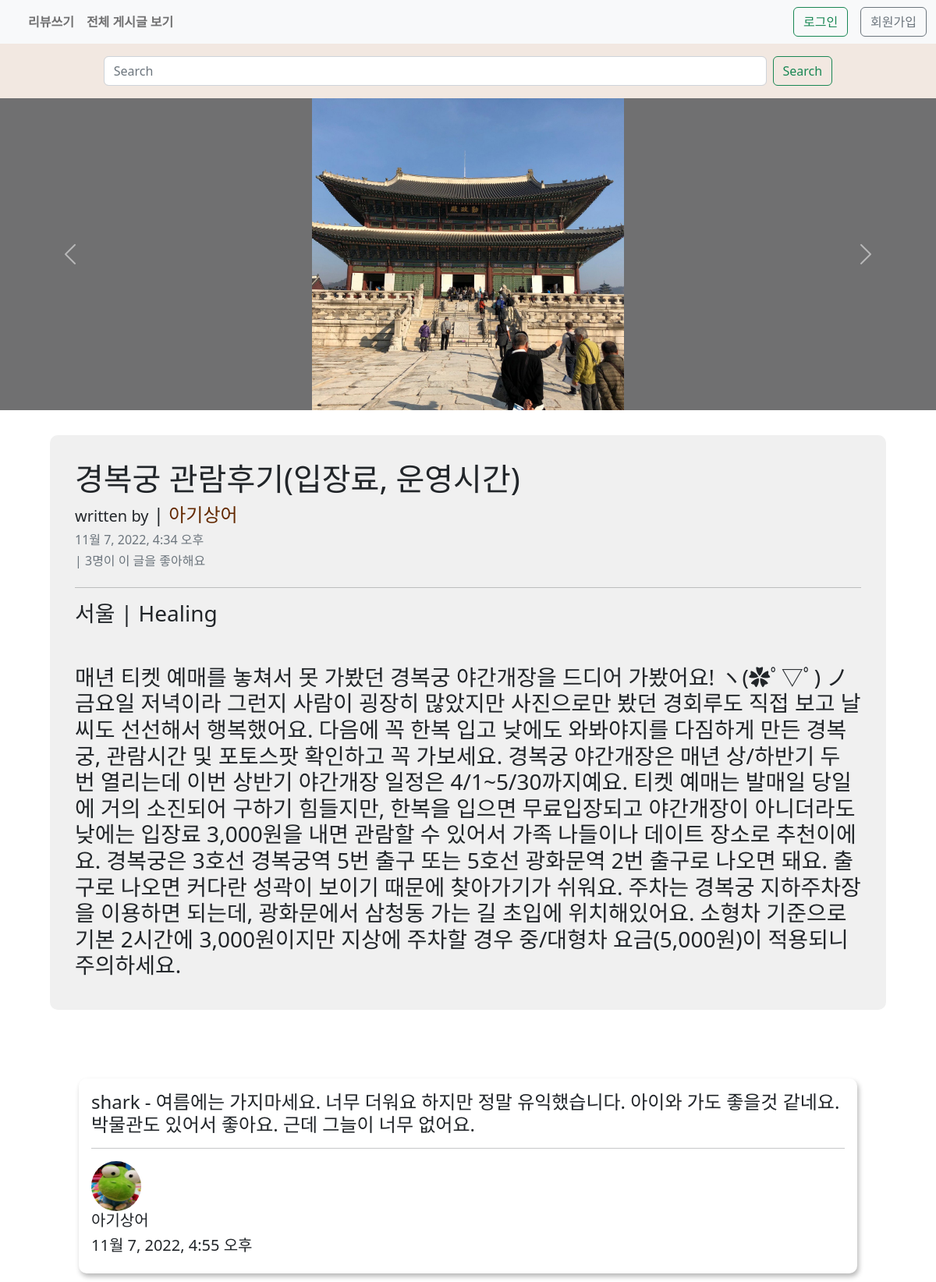
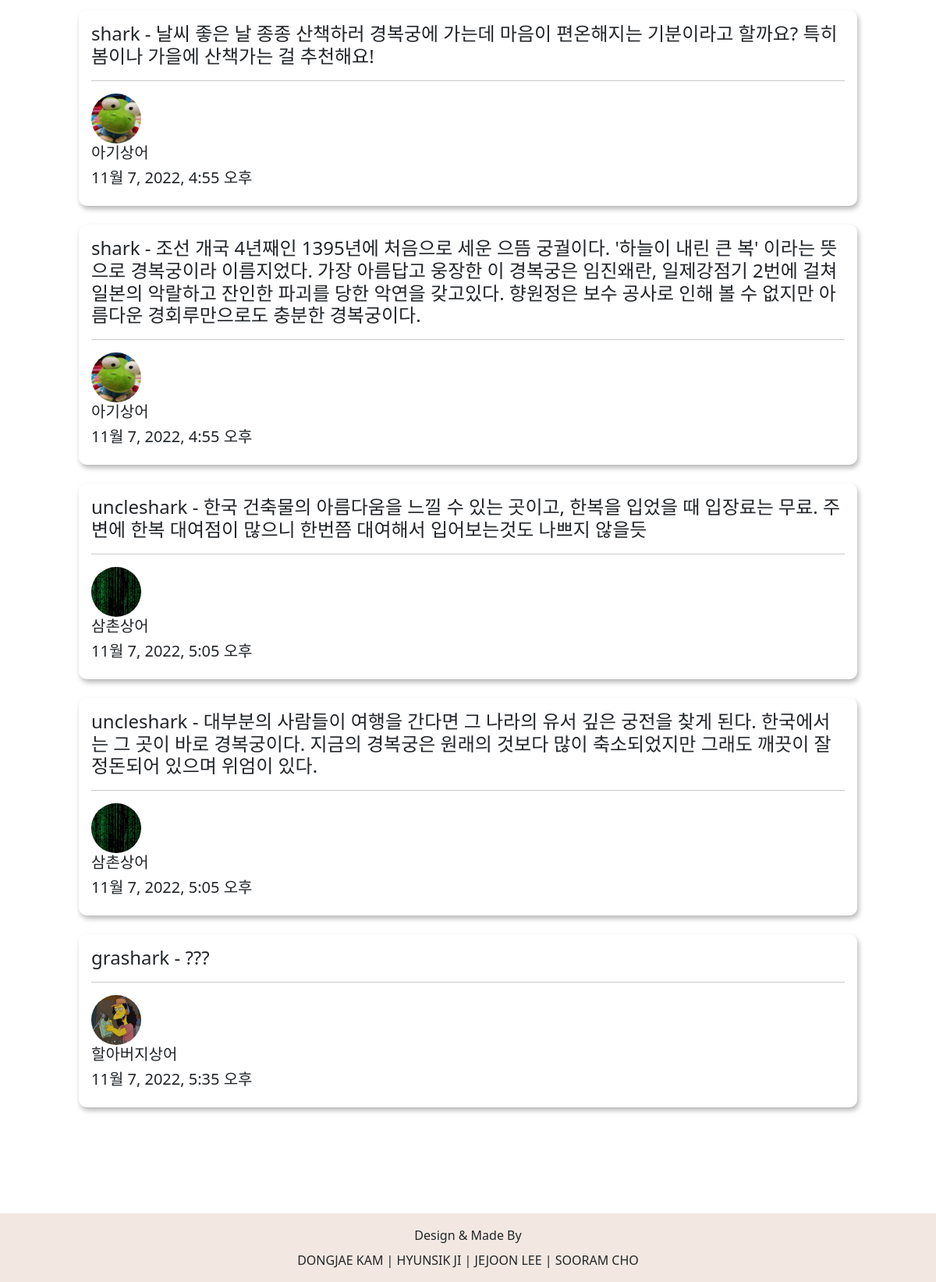
The app's page /articles/1/detail/ with its own data (2 pictures, top to bottom).
### articles/models.py (models this page shows, shortened)
class Photo(models.Model):
    review = models.ForeignKey(Review, on_delete=models.CASCADE)
    image = models.ImageField(upload_to='images/', blank=True)

class Review(models.Model):
    title = models.CharField(max_length=20)
    content = models.TextField()
    created_at = models.DateTimeField(auto_now_add=True)
    updated_at = models.DateTimeField(auto_now=True)
    places = [
    ("서울", "서울"),
    ("경기도", "경기도"),
    ("강원도", "강원도"),
    ("충청도", "충청도"),
    ("경상도", "경상도"),
    ("전라도", "전라도"),
    ]
    place = models.CharField(max_length=20, choices = places)
    themes = [
        ("Food", "Food"),
        ("Healing", "Healing"),
        ("activity", "activity"),
    ]
    theme = models.CharField(max_length=20, choices = themes)
    user = models.ForeignKey(settings.AUTH_USER_MODEL, on_delete=models.CASCADE)
    like_users = models.ManyToManyField(settings.AUTH_USER_MODEL, related_name='like_review')

class Comment(models.Model):
    content = models.CharField(max_length=200)
    created_at = models.DateTimeField(auto_now_add=True)
    updated_at = models.DateTimeField(auto_now=True)
    user = models.ForeignKey(settings.AUTH_USER_MODEL, on_delete=models.CASCADE)
    review = models.ForeignKey(Review, on_delete=models.CASCADE)
    def __str__(self):
        return self.content

### accounts/models.py (models this page shows)
class User(AbstractUser):
    followings = models.ManyToManyField(
        "self", symmetrical=False, related_name="followers"
    )
    profile_name = models.CharField(max_length=100)
    profile_image = models.ImageField(upload_to="image/profile_image", null=False)
    rank = models.IntegerField(default=0)

### articles/views.py (the view)
# urls.py: path("<int:pk>/detail/", views.detail, name="detail"),
def detail(request, pk):
    popular = Search.objects.order_by("-count")[:10]
    review = get_object_or_404(Review, pk=pk)
    photos = review.photo_set.all()
    comments = Comment.objects.filter(review_id=pk)
    comment_form = CommentForm()
    comment_form.fields["content"].widget.attrs["placeholder"] = "댓글 작성"
    context = {
        "review": review,
        "all": review.like_users.all(),
        "count": review.like_users.count,
        "comment_form": comment_form,
        "comments": comments,
        "photos": photos,
        "popular": popular,
    }
    return render(request, "articles/detail.html", context)

### articles/forms.py
class CommentForm(forms.ModelForm):
    class Meta:
        model = Comment
        fields = [
            "content",
        ]
        labels = {
            "content": "",
        }
        error_messages = {
            "content": {
                "required": "",
            },
        }

### articles/templates/articles/detail.html (shortened to what this page needs)
{% extends 'base.html' %}
{% load django_bootstrap5 %}
{% block content %}
  <div class="search-box">
    <form action="{%url 'articles:search' %}" class="search d-flex" role="search" method="">
      <input class="form-control me-2" name="searched" type="search" placeholder="Search" aria-label="Search" autocomplete="off">
      <button class="btn btn-outline-success" type="submit">Search</button>
    </form>
  </div>
  <div id="carouselExampleControls" class="carousel slide" data-ride="carousel">
    <div class="carousel-inner bg-dark" style="">
      {% for photo in review.photo_set.all %}
        <div class="carousel-item {% if forloop.counter == 1 %} active {% endif %}">
          <img class='carousel-image' src="{{ photo.image.url }}" alt="">
        </div>
      {% endfor %}
    </div>
    <button class="carousel-control-prev" type="button" data-bs-target="#carouselExampleControls" data-bs-slide="prev">
      <span class="carousel-control-prev-icon" aria-hidden="true"></span>
    </button>
    <button class="carousel-control-next" type="button" data-bs-target="#carouselExampleControls" data-bs-slide="next">
      <span class="carousel-control-next-icon" aria-hidden="true"></span>
    </button>
  </div>
  <section class="review-main">
    <section>
      <h1 class="review-title">{{ review.title }}</h1>
      <h4 class="review-user">
        <span class="fs-5">written by</span>
        |
        <a class="review-user-profile-name" href="{% url 'accounts:detail' review.user.pk %}">{{ review.user.profile_name }}</a>
      </h4>
      <h6 class="review-updated text-muted">{{ review.updated_at }}</h6>
      <div class="heart d-flex align-items-end">
        <h6 class="likes text-muted">|
          {{ review.like_users.count }}명이 이 글을 좋아해요</h6>
      </div>
      <hr>
      <h3 class="review-place">{{ review.place }}
        |
        {{ review.theme }}</h3>
    </section>
    <section class="mt-5">
      <h3>{{ review.content }}</h3>
    </section>
  </section>
  <section class="comment-box">
    <div id="comments" class="comments">
      {% for comment in comments %}
        <div class="comment">
          <h4>{{comment.user}}
            -
            {{ comment }}</h4>
          <hr>
          <div class="comment-user-info justify-content-between">
            <div>
              <img class="comment-user-image" src="{{ comment.user.profile_image.url }}" alt="">
              <div class="comment-user-detail">
                <div>
                  <h5>{{ comment.user.profile_name }}</h5>
                  <h5>{{ comment.created_at }}</h5>
                </div>
              </div>
            </div>
          </div>
        </div>
      {% endfor %}
    </div>
  </section>
{% endblock %}

### templates/base.html (shortened to what this page needs)
{% load static %}
<!DOCTYPE html>
<html lang="en">
  <head>
    <link href="https://cdn.jsdelivr.net/npm/bootstrap@5.2.2/dist/css/bootstrap.min.css" rel="stylesheet">
    <link rel="stylesheet" href="https://cdn.jsdelivr.net/npm/bootstrap-icons@1.9.1/font/bootstrap-icons.css">
    <link rel="stylesheet" href="{% static 'css/style.css' %}">
  </head>
  <body>
    <nav class="navbar navbar-expand-lg bg-light">
      <div class="container-fluid">
        <a href="{% url 'articles:index' %}"><img class="nav-logo" src="{% static 'images/여행석사로고.png' %}" alt=""></a>
        <div class="collapse navbar-collapse" id="navbarSupportedContent">
          <ul class="navbar-nav me-auto mb-2 mb-lg-0">
            <li class="nav-item">
              <a class="nav-link fw-bold" href="{% url 'articles:review_create' %}">리뷰쓰기</a>
            </li>
            <li class="nav-item">
              <a class="nav-link fw-bold" href="{% url 'articles:list' %}">전체 게시글 보기</a>
            </li>
          </ul>
          {% if not request.user.is_authenticated %}
            <a class="btn btn-outline-success me-3" href="{% url 'accounts:login' %}" role="button">로그인</a>
            <a class="btn btn-outline-secondary" href="{% url 'accounts:signup' %}" role="button">회원가입</a>
          {% else %}
            <a class="nav-login-name me-3" href="{% url 'accounts:detail' request.user.pk %}">{{ request.user.profile_name }}님</a>
            <a class="btn btn-outline-danger" href="{% url 'accounts:logout' %}" role="button">로그아웃</a>
          {% endif %}
        </div>
      </div>
    </nav>
    {% block content %}
    {% endblock content %}
    <footer class="py-3" style="background-color:rgb(242, 232, 225); margin-top:5rem;">
      <p class="text-center mb-2">Design & Made By</p>
      <p class="text-center mb-0">DONGJAE KAM | HYUNSIK JI | JEJOON LEE | SOORAM CHO</p>
    </footer>
  </body>
  </html>

### static/css/style.css (style rules this page uses)
a { color:rgb(99, 41, 0); text-decoration: none; }
.search-box { position: sticky; z-index: 100; top: 0px; padding: 1rem; background-color: rgb(242, 232, 225); }
.search { margin: 0 auto; width: 80%; }
.carousel-item { position: relative; height: 400px; background-color: rgb(112, 112, 113); }
.carousel-image { position: absolute; left: 50%; transform: translate(-50%); height: 100%; }
.review-main { margin: 2rem 4rem; padding: 2rem; border-radius: 10px; background-color: rgb(240, 240, 240); }
.comment-box { margin: 2rem 4rem; padding: 2rem; }
.comment { margin: 1.5rem 5px; padding: 1rem; border-radius: 10px; box-shadow: 2px 4px 6px rgb(184, 184, 184); }
.comment-user-info { display: flex; align-items: center; }
.comment-user-image { margin-right: 1rem; width: 4rem; height: 4rem; border-radius: 50%; }

### records on screen
Photo: image (picture)
Review: title "경복궁 관람후기(입장료, 운영시간)", user.profile_name "아기상어", updated_at "11월 7, 2022, 4:34 오후", like_users.count "3", place "서울", theme "Healing", content "매년 티켓 예매를 놓쳐서 못 가봤던 경복궁 야간개장을 드디어 가봤어요! ヽ(✿ﾟ▽ﾟ) ノ 금요일 저녁이라 그런지 사람이 굉장히 많았지만 사진으로만 봤던 경회루도 직접 보고 날씨도 선선해서 행복했어요. 다음에 꼭 한복 입고 낮에도 와봐야지를 다짐하게 만든 경복궁, 관람시간 및 포토스팟 확인하고 꼭 가보세요. 경복궁 야간개장은 매년 상/하반기 두 번 열리는데 이번 상반기 야간개장 일정은 4/1~5/30까지예요. 티켓 예매는 발매일 당일에 거의 소진되어 구하기 힘들지만, 한복을 입으면 무료입장되고 야간개장이 아니더라도 낮에는 입장료 3,000원을 내면 관람할 수 있어서 가족 나들이나 데이트 장소로 추천이에요. 경복궁은 3호선 경복궁역 5번 출구 또는 5호선 광화문역 2번 출구로 나오면 돼요. 출구로 나오면 커다란 성곽이 보이기 때문에 찾아가기가 쉬워요. 주차는 경복궁 지하주차장을 이용하면 되는데, 광화문에서 삼청동 가는 길 초입에 위치해있어요. 소형차 기준으로 기본 2시간에 3,000원이지만 지상에 주차할 경우 중/대형차 요금(5,000원)이 적용되니 주의하세요."
Comment: user "shark", content "여름에는 가지마세요. 너무 더워요 하지만 정말 유익했습니다. 아이와 가도 좋을것 같네요. 박물관도 있어서 좋아요. 근데 그늘이 너무 없어요.", user.profile_image (picture), user.profile_name "아기상어", created_at "11월 7, 2022, 4:55 오후"
Comment: user "shark", content "날씨 좋은 날 종종 산책하러 경복궁에 가는데 마음이 편온해지는 기분이라고 할까요? 특히 봄이나 가을에 산책가는 걸 추천해요!", user.profile_image (picture), user.profile_name "아기상어", created_at "11월 7, 2022, 4:55 오후"
Comment: user "shark", content "조선 개국 4년째인 1395년에 처음으로 세운 으뜸 궁궐이다. '하늘이 내린 큰 복' 이라는 뜻으로 경복궁이라 이름지었다. 가장 아름답고 웅장한 이 경복궁은 임진왜란, 일제강점기 2번에 걸쳐 일본의 악랄하고 잔인한 파괴를 당한 악연을 갖고있다. 향원정은 보수 공사로 인해 볼 수 없지만 아름다운 경회루만으로도 충분한 경복궁이다.", user.profile_image (picture), user.profile_name "아기상어", created_at "11월 7, 2022, 4:55 오후"
Comment: user "uncleshark", content "한국 건축물의 아름다움을 느낄 수 있는 곳이고, 한복을 입었을 때 입장료는 무료. 주변에 한복 대여점이 많으니 한번쯤 대여해서 입어보는것도 나쁘지 않을듯", user.profile_image (picture), user.profile_name "삼촌상어", created_at "11월 7, 2022, 5:05 오후"
Comment: user "uncleshark", content "대부분의 사람들이 여행을 간다면 그 나라의 유서 깊은 궁전을 찾게 된다. 한국에서는 그 곳이 바로 경복궁이다. 지금의 경복궁은 원래의 것보다 많이 축소되었지만 그래도 깨끗이 잘 정돈되어 있으며 위엄이 있다.", user.profile_image (picture), user.profile_name "삼촌상어", created_at "11월 7, 2022, 5:05 오후"
Comment: user "grashark", content "???", user.profile_image (picture), user.profile_name "할아버지상어", created_at "11월 7, 2022, 5:35 오후"
